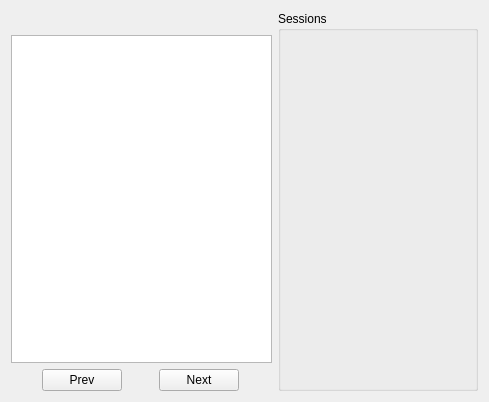
<?xml version="1.0" encoding="UTF-8"?>
<ui version="4.0">
 <class>RecordingViewerWidget</class>
 <widget class="QWidget" name="RecordingViewerWidget">
  <property name="geometry">
   <rect>
    <x>0</x>
    <y>0</y>
    <width>489</width>
    <height>402</height>
   </rect>
  </property>
  <property name="windowTitle">
   <string>Form</string>
  </property>
  <layout class="QGridLayout" name="gridLayout_2">
   <item row="0" column="0">
    <layout class="QVBoxLayout" name="verticalLayout">
     <item>
      <widget class="QLabel" name="titleLabel">
       <property name="sizePolicy">
        <sizepolicy hsizetype="Preferred" vsizetype="Maximum">
         <horstretch>0</horstretch>
         <verstretch>0</verstretch>
        </sizepolicy>
       </property>
       <property name="font">
        <font>
         <pointsize>12</pointsize>
         <weight>75</weight>
         <bold>true</bold>
        </font>
       </property>
       <property name="text">
        <string/>
       </property>
       <property name="alignment">
        <set>Qt::AlignCenter</set>
       </property>
      </widget>
     </item>
     <item>
      <widget class="GraphicsLayoutWidget" name="plotWidget">
       <property name="sizePolicy">
        <sizepolicy hsizetype="Expanding" vsizetype="Expanding">
         <horstretch>1</horstretch>
         <verstretch>1</verstretch>
        </sizepolicy>
       </property>
      </widget>
     </item>
     <item>
      <layout class="QHBoxLayout" name="horizontalLayout">
       <item>
        <widget class="QPushButton" name="previousButton">
         <property name="sizePolicy">
          <sizepolicy hsizetype="Fixed" vsizetype="Fixed">
           <horstretch>0</horstretch>
           <verstretch>0</verstretch>
          </sizepolicy>
         </property>
         <property name="text">
          <string>Prev</string>
         </property>
         <property name="icon">
          <iconset theme="go-previous">
           <normaloff/>
          </iconset>
         </property>
        </widget>
       </item>
       <item>
        <widget class="QPushButton" name="nextButton">
         <property name="sizePolicy">
          <sizepolicy hsizetype="Fixed" vsizetype="Fixed">
           <horstretch>0</horstretch>
           <verstretch>0</verstretch>
          </sizepolicy>
         </property>
         <property name="text">
          <string>Next</string>
         </property>
         <property name="icon">
          <iconset theme="go-next">
           <normaloff/>
          </iconset>
         </property>
        </widget>
       </item>
      </layout>
     </item>
    </layout>
   </item>
   <item row="0" column="1">
    <widget class="QGroupBox" name="groupBox">
     <property name="minimumSize">
      <size>
       <width>200</width>
       <height>0</height>
      </size>
     </property>
     <property name="title">
      <string>Sessions</string>
     </property>
     <layout class="QGridLayout" name="gridLayout">
      <item row="0" column="0">
       <widget class="SessionBrowser" name="sessionBrowser" native="true"/>
      </item>
     </layout>
    </widget>
   </item>
  </layout>
 </widget>
 <customwidgets>
  <customwidget>
   <class>GraphicsLayoutWidget</class>
   <extends>QGraphicsView</extends>
   <header>pyqtgraph</header>
  </customwidget>
  <customwidget>
   <class>SessionBrowser</class>
   <extends>QWidget</extends>
   <header>pygesture.ui.widgets</header>
   <container>1</container>
  </customwidget>
 </customwidgets>
 <resources/>
 <connections/>
</ui>
